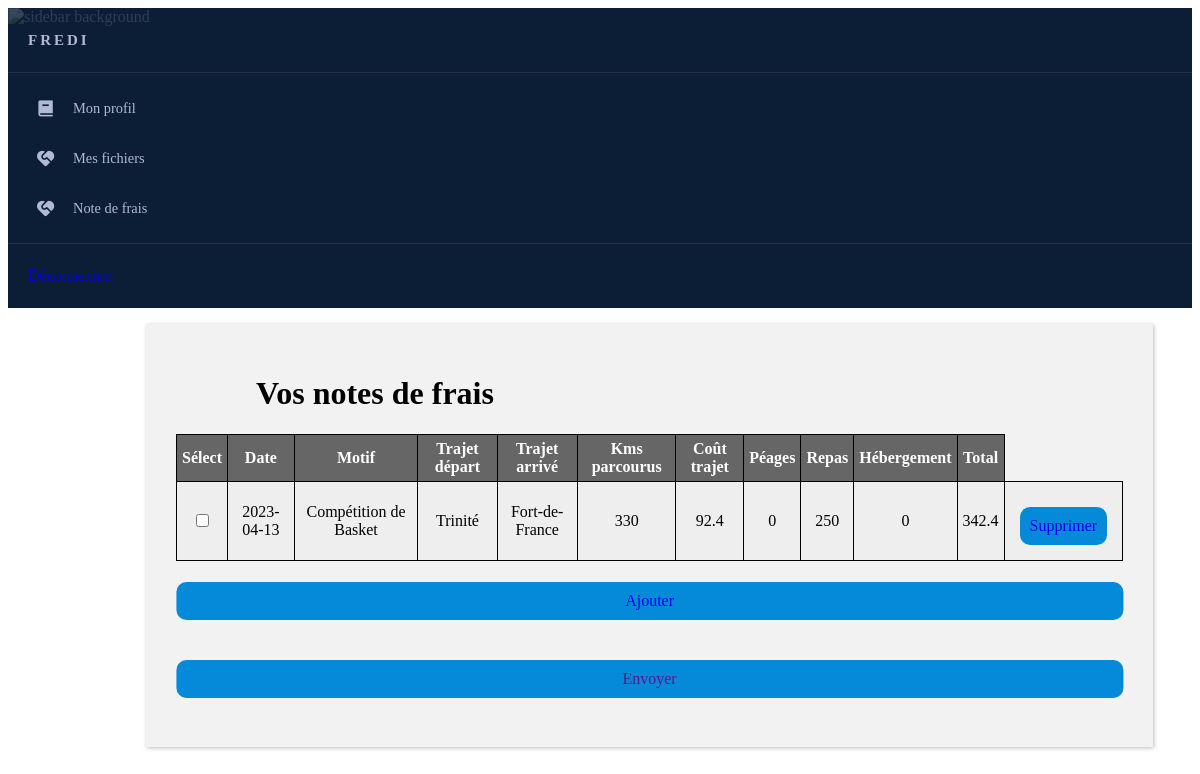
/Controleur/Notedefrais.php (signed in), run on the app's committed database.
### tables this page shows
CREATE TABLE IF NOT EXISTS `note_de_frais` (
  `id` int(255) NOT NULL AUTO_INCREMENT,
  `dates` date NOT NULL,
  `motif` varchar(255) NOT NULL,
  `trajet_départ` varchar(2000) NOT NULL,
  `trajet_arrivé` varchar(200) NOT NULL,
  `km_parcourus` int(50) NOT NULL,
  `cout_peage` double NOT NULL,
  `cout_repas` double NOT NULL,
  `cout_hebergement` double NOT NULL,
  PRIMARY KEY (`id`)
);

### Controleur/Notedefrais.php (called while the page is built, shortened)
<?php
include 'fonction/fonction.php';
$notedefrais=affichenotedefrais();
	include 'Vue/vueNotedefrais.php';
?>

### fonction/fonction.php (called while the page is built, shortened)
<?php
function affichenotedefrais(){
    $resultat = array();
    try {
        $cnx = connexionPDO();
        $req = $cnx->prepare("SELECT n.*
            FROM note_de_frais n
            JOIN lien l ON l.id_note = n.id
            WHERE l.id_demandeurs = ?");
     $req->execute([$_SESSION['numerodem']]);
        $resultat = $req->fetchall(PDO::FETCH_ASSOC);
    } catch (PDOException $e) {
        print "Erreur !: " . $e->getMessage();
        die();
    }
    return $resultat;
}
?>

### Vue/vueNotedefrais.php (the view, shortened to what this page needs)
<link rel="stylesheet" href="http://localhost/fredi/CSS/note.css"/>
<div class="cadreNote">
  <h1> Vos notes de frais </h1>
  <?php
  if (empty($notedefrais)){?>
    <div class="response">
    <p>Vous n'avez aucune Note de frais. </p>
    </div>
 <?php }else{ ?>
<table class="table-responsive">
  <thead>
    <tr>
      <th>Sélect </th>
      <th>Date</th>
      <th>Motif</th>
      <th>Trajet départ</th>
      <th>Trajet arrivé</th>
      <th>Kms parcourus</th>
      <th>Coût trajet </th>
      <th>Péages</th>
      <th>Repas</th>
      <th>Hébergement</th>
      <th>Total</th>
    </tr>
  </thead>
  <tbody>
    <?php
    foreach ($notedefrais as $index =>$row):
    ?>
    <tr>
      <td>
        <form action="select.php" method="post">
          <input type="checkbox" name="selected[]" value="<?php echo $row['id']; ?>">
        </form>
      </td>
      <td><?php echo $row['dates']; ?></td>
      <td><?php echo $row['motif']; ?></td>
      <td><?php echo $row['trajet_départ']; ?></td>
      <td><?php echo $row['trajet_arrivé']; ?></td>
      <td><?php echo $row['km_parcourus']; ?></td>
      <td><?php  $coutrajet=$row['km_parcourus']*0.28;
      echo $coutrajet; ?></td>
      <td><?php echo $row['cout_peage']; ?></td>
      <td><?php echo $row['cout_repas']; ?></td>
      <td><?php echo $row['cout_hebergement']; ?></td>
      <td><?php  $total=$coutrajet+$row['cout_peage']+$row['cout_repas']+$row['cout_hebergement'];
      echo $total ?></td>
      <td>
        <div class="boutonnote">
          <a href="./?action=notedefrais&id=<?=$row['id']?>">Supprimer</a>
        </div>
      </td>
    </tr>
    <?php endforeach ?>
      </tbody>
    <?php }?>
</table>
<div class="box">
  <a href="./?action=add" class="btn btn-primary">Ajouter </a>
</div>
<div class="box">
  <a href="" class="btn btn-primary">Envoyer </a>
</div>
</div>

### CSS/menuhome.css (style rules this page uses)
.layout { z-index: 1; }
.sidebar { color: #b3b8d4; overflow-x: hidden !important; position: relative; background-color: #0c1e35; }
.sidebar .image-wrapper { overflow: hidden; position: absolute; top: 0; right: 0; bottom: 0; left: 0; opacity: 0.2; z-index: 1; display: none; }
.sidebar .image-wrapper > img { width: 100%; height: 100%; object-fit: cover; object-position: center; }
.sidebar.has-bg-image .image-wrapper { display: block; }
.sidebar .sidebar-layout { height: 100%; display: flex; flex-direction: column; position: relative; z-index: 2; }
.sidebar .sidebar-layout .sidebar-header { height: 64px; min-height: 64px; display: flex; align-items: center; padding: 0 20px; border-bottom: 1px solid rgba(83, 93, 125, 0.3); }
.sidebar .sidebar-layout .sidebar-header > span { overflow: hidden; white-space: nowrap; text-overflow: ellipsis; }
.sidebar .sidebar-layout .sidebar-content { flex-grow: 1; padding: 10px 0; }
.sidebar .sidebar-layout .sidebar-footer { height: 64px; min-height: 64px; display: flex; align-items: center; border-top: 1px solid rgba(83, 93, 125, 0.3); padding: 0 20px; }
.layout .sidebar .menu ul { list-style-type: none; padding: 0; margin: 0; }
.layout .sidebar .menu .menu-item a { display: flex; align-items: center; height: 50px; padding: 0 20px; color: #b3b8d4; }
.layout .sidebar .menu .menu-item a .menu-icon { font-size: 1.2rem; width: 35px; min-width: 35px; height: 35px; line-height: 35px; text-align: center; display: inline-block; margin-right: 10px; border-radius: 2px; transition: color 0.3s; }
.layout .sidebar .menu .menu-item a .menu-icon i { display: inline-block; }
.layout .sidebar .menu .menu-item a .menu-title { font-size: 0.9rem; overflow: hidden; text-overflow: ellipsis; white-space: nowrap; flex-grow: 1; transition: color 0.3s; }
a { text-decoration: none; }

### CSS/note.css (style rules this page uses)
table.table-responsive { margin:0 auto; border-collapse: collapse; }
table.table-responsive td, table.table-responsive th { border: 1px solid black; text-align: center; padding:5px; }
table.table-responsive th { background-color: #666; color:#fff; }
table.table-responsive tr:nth-child(odd) { background-color: #eee; }
.box { text-decoration: none; border-radius: 10px; color: #fff; position: relative; background-color: rgb(4, 138, 216); top: auto; left: 50%; bottom: auto; -ms-transform: translate(-50%, -50%); transform: translate(-50%, -50%); padding: 10px; margin-top: 40px; text-align: center; }
h1 { margin-left: 80px; font-family: Cambria, Cochin, Georgia, Times, 'Times New Roman', serif; }
.cadreNote { position: relative; border-color: #bbb; width: 80%; height : auto; padding:30px; bottom: 2em; margin : 8em; margin-top: 3em; left: 10px; background-color : rgba(207, 207, 207, 0.279); box-shadow: 1px 1px 4px #bbb; }
.boutonnote { text-decoration: none; display: block; margin: 10px; margin-top: 20px; text-align: center; padding: 10px; background-color: rgb(4, 138, 216); color: #fff; border-radius: 10px; }

### data on the page
note_de_frais: dates "2023-04-13", motif "Compétition de Basket", trajet_départ "Trinité", trajet_arrivé "Fort-de-France", km_parcourus "330", km_parcourus "92.4", cout_peage "0", cout_repas "250", cout_hebergement "0", total "342.4"
